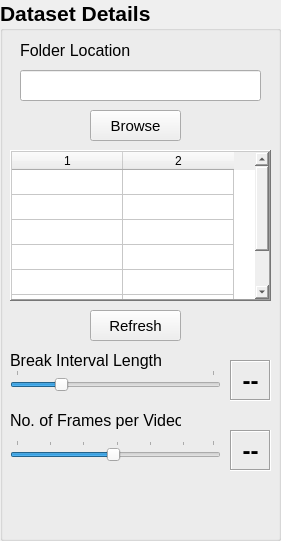
     <widget class="QGroupBox" name="groupBox">
      <property name="geometry">
       <rect>
        <x>980</x>
        <y>50</y>
        <width>281</width>
        <height>541</height>
       </rect>
      </property>
      <property name="font">
       <font>
        <family>Segoe UI</family>
        <pointsize>16</pointsize>
        <bold>true</bold>
       </font>
      </property>
      <property name="autoFillBackground">
       <bool>false</bool>
      </property>
      <property name="styleSheet">
       <string notr="true">border-color: qlineargradient(spread:pad, x1:0, y1:0, x2:1, y2:0, stop:0 rgba(0, 0, 0, 255), stop:2 rgba(255, 255, 255, 255));</string>
      </property>
      <property name="title">
       <string>Dataset Details</string>
      </property>
      <property name="flat">
       <bool>false</bool>
      </property>
      <widget class="QLabel" name="label_3">
       <property name="geometry">
        <rect>
         <x>20</x>
         <y>40</y>
         <width>121</width>
         <height>21</height>
        </rect>
       </property>
       <property name="font">
        <font>
         <family>Segoe UI</family>
         <pointsize>12</pointsize>
        </font>
       </property>
       <property name="text">
        <string>Folder Location</string>
       </property>
      </widget>
      <widget class="QLineEdit" name="directoryLineEdit">
       <property name="geometry">
        <rect>
         <x>20</x>
         <y>70</y>
         <width>241</width>
         <height>31</height>
        </rect>
       </property>
       <property name="font">
        <font>
         <family>Segoe UI</family>
         <pointsize>10</pointsize>
         <italic>true</italic>
        </font>
       </property>
      </widget>
      <widget class="QPushButton" name="browseButton">
       <property name="geometry">
        <rect>
         <x>90</x>
         <y>110</y>
         <width>91</width>
         <height>31</height>
        </rect>
       </property>
       <property name="font">
        <font>
         <family>Segoe UI</family>
         <pointsize>11</pointsize>
        </font>
       </property>
       <property name="text">
        <string>Browse</string>
       </property>
      </widget>
      <widget class="QPushButton" name="refresh_action_list">
       <property name="geometry">
        <rect>
         <x>90</x>
         <y>310</y>
         <width>91</width>
         <height>31</height>
        </rect>
       </property>
       <property name="font">
        <font>
         <pointsize>11</pointsize>
        </font>
       </property>
       <property name="text">
        <string>Refresh</string>
       </property>
      </widget>
      <widget class="QTableWidget" name="action_table">
       <property name="geometry">
        <rect>
         <x>10</x>
         <y>150</y>
         <width>261</width>
         <height>151</height>
        </rect>
       </property>
       <property name="frameShape">
        <enum>QFrame::Shape::WinPanel</enum>
       </property>
       <property name="frameShadow">
        <enum>QFrame::Shadow::Raised</enum>
       </property>
       <property name="lineWidth">
        <number>2</number>
       </property>
       <property name="autoScrollMargin">
        <number>9</number>
       </property>
       <property name="showDropIndicator" stdset="0">
        <bool>false</bool>
       </property>
       <property name="dragEnabled">
        <bool>false</bool>
       </property>
       <property name="dragDropOverwriteMode">
        <bool>false</bool>
       </property>
       <property name="showGrid">
        <bool>true</bool>
       </property>
       <property name="gridStyle">
        <enum>Qt::PenStyle::SolidLine</enum>
       </property>
       <property name="sortingEnabled">
        <bool>false</bool>
       </property>
       <property name="wordWrap">
        <bool>true</bool>
       </property>
       <property name="cornerButtonEnabled">
        <bool>false</bool>
       </property>
       <property name="rowCount">
        <number>7</number>
       </property>
       <property name="columnCount">
        <number>2</number>
       </property>
       <attribute name="horizontalHeaderCascadingSectionResizes">
        <bool>false</bool>
       </attribute>
       <attribute name="horizontalHeaderMinimumSectionSize">
        <number>37</number>
       </attribute>
       <attribute name="horizontalHeaderDefaultSectionSize">
        <number>111</number>
       </attribute>
       <attribute name="horizontalHeaderShowSortIndicator" stdset="0">
        <bool>false</bool>
       </attribute>
       <attribute name="verticalHeaderVisible">
        <bool>false</bool>
       </attribute>
       <attribute name="verticalHeaderDefaultSectionSize">
        <number>25</number>
       </attribute>
       <row/>
       <row/>
       <row/>
       <row/>
       <row/>
       <row/>
       <row/>
       <column/>
       <column/>
      </widget>
      <widget class="QSlider" name="interval_slider">
       <property name="geometry">
        <rect>
         <x>10</x>
         <y>370</y>
         <width>211</width>
         <height>21</height>
        </rect>
       </property>
       <property name="cursor">
        <cursorShape>PointingHandCursor</cursorShape>
       </property>
       <property name="minimum">
        <number>1</number>
       </property>
       <property name="maximum">
        <number>10</number>
       </property>
       <property name="sliderPosition">
        <number>3</number>
       </property>
       <property name="orientation">
        <enum>Qt::Orientation::Horizontal</enum>
       </property>
       <property name="tickPosition">
        <enum>QSlider::TickPosition::TicksAbove</enum>
       </property>
      </widget>
      <widget class="QLabel" name="interval_label">
       <property name="geometry">
        <rect>
         <x>230</x>
         <y>360</y>
         <width>41</width>
         <height>41</height>
        </rect>
       </property>
       <property name="font">
        <font>
         <family>Segoe UI</family>
         <pointsize>18</pointsize>
         <bold>true</bold>
        </font>
       </property>
       <property name="styleSheet">
        <string notr="true">border-color: rgb(0, 0, 0);
border-color: qlineargradient(spread:pad, x1:0, y1:0, x2:1, y2:0, stop:0 rgba(0, 0, 0, 255), stop:1 rgba(255, 255, 255, 255));</string>
       </property>
       <property name="frameShape">
        <enum>QFrame::Shape::Box</enum>
       </property>
       <property name="frameShadow">
        <enum>QFrame::Shadow::Sunken</enum>
       </property>
       <property name="lineWidth">
        <number>1</number>
       </property>
       <property name="text">
        <string>--</string>
       </property>
       <property name="alignment">
        <set>Qt::AlignmentFlag::AlignCenter</set>
       </property>
       <property name="margin">
        <number>0</number>
       </property>
      </widget>
      <widget class="QLabel" name="label_8">
       <property name="geometry">
        <rect>
         <x>10</x>
         <y>350</y>
         <width>151</width>
         <height>21</height>
        </rect>
       </property>
       <property name="font">
        <font>
         <family>Segoe UI</family>
         <pointsize>12</pointsize>
         <bold>false</bold>
        </font>
       </property>
       <property name="text">
        <string>Break Interval Length</string>
       </property>
       <property name="alignment">
        <set>Qt::AlignmentFlag::AlignLeading|Qt::AlignmentFlag::AlignLeft|Qt::AlignmentFlag::AlignVCenter</set>
       </property>
      </widget>
      <widget class="QLabel" name="sequence_label">
       <property name="geometry">
        <rect>
         <x>230</x>
         <y>430</y>
         <width>41</width>
         <height>41</height>
        </rect>
       </property>
       <property name="font">
        <font>
         <family>Segoe UI</family>
         <pointsize>18</pointsize>
         <bold>true</bold>
        </font>
       </property>
       <property name="styleSheet">
        <string notr="true">border-color: rgb(0, 0, 0);
border-color: qlineargradient(spread:pad, x1:0, y1:0, x2:1, y2:0, stop:0 rgba(0, 0, 0, 255), stop:1 rgba(255, 255, 255, 255));</string>
       </property>
       <property name="frameShape">
        <enum>QFrame::Shape::Box</enum>
       </property>
       <property name="frameShadow">
        <enum>QFrame::Shadow::Sunken</enum>
       </property>
       <property name="lineWidth">
        <number>1</number>
       </property>
       <property name="text">
        <string>--</string>
       </property>
       <property name="alignment">
        <set>Qt::AlignmentFlag::AlignCenter</set>
       </property>
       <property name="margin">
        <number>0</number>
       </property>
      </widget>
      <widget class="QSlider" name="sequence_slider">
       <property name="geometry">
        <rect>
         <x>10</x>
         <y>440</y>
         <width>211</width>
         <height>21</height>
        </rect>
       </property>
       <property name="cursor">
        <cursorShape>PointingHandCursor</cursorShape>
       </property>
       <property name="minimum">
        <number>1</number>
       </property>
       <property name="maximum">
        <number>60</number>
       </property>
       <property name="value">
        <number>30</number>
       </property>
       <property name="sliderPosition">
        <number>30</number>
       </property>
       <property name="orientation">
        <enum>Qt::Orientation::Horizontal</enum>
       </property>
       <property name="tickPosition">
        <enum>QSlider::TickPosition::TicksAbove</enum>
       </property>
      </widget>
      <widget class="QLabel" name="label_11">
       <property name="geometry">
        <rect>
         <x>10</x>
         <y>410</y>
         <width>171</width>
         <height>21</height>
        </rect>
       </property>
       <property name="font">
        <font>
         <pointsize>12</pointsize>
        </font>
       </property>
       <property name="text">
        <string>No. of Frames per Video</string>
       </property>
       <property name="alignment">
        <set>Qt::AlignmentFlag::AlignLeading|Qt::AlignmentFlag::AlignLeft|Qt::AlignmentFlag::AlignVCenter</set>
       </property>
      </widget>
     </widget>
